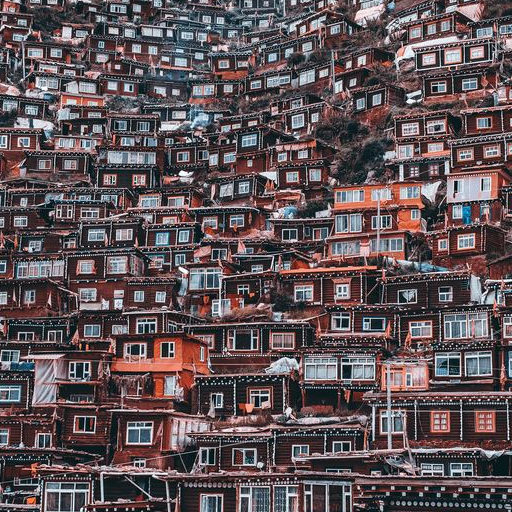
#> input picture Images/container.png, 512 x 512 px, found by its file name
$ python image_per_n_high_bit.py
#> lines starting #> are read from the running program, lines starting #| are printed output that depends on the picture
### steganography.py
#!/usr/bin/python3
import cv2
import numpy as np
import click

class Steganography:
  def __init__(self, imageColorBits = 8):
    # Assume Images have 8 bit to store colors
    self.imageColorBits = imageColorBits

  def compress_image(self, image, setLowOrder = False, numberOfBits = 4):
    """Compress image by removing low-order bits"""
    numberOfBits = self.imageColorBits - numberOfBits
    imageShiftedRight = np.right_shift(image, numberOfBits)
    if not setLowOrder: return np.left_shift(imageShiftedRight, numberOfBits)
    else: return imageShiftedRight

  # [15 lines left out: functions encode_images, decode_image, not called in this run]


# [48 lines that do not run on import are left out]

  # [6 lines of commented-out code are left out]


### image_per_n_high_bit.py
import cv2
import numpy as np
from steganography import Steganography
from tqdm import tqdm

image = cv2.imread('images/container.png')
#> image is the input picture: shape (512, 512, 3); mean B, G, R 87, 83.7, 95.9
s = Steganography()

for i in tqdm(range(9)):
  output = s.compress_image(image=image, numberOfBits = i)
  cv2.imwrite(f"images/extracted_images/image using {i} bit.png", output)
#> this loop made 9 passes
#> pass 2, in compress_image (call 2), `imageShiftedRight = np.right_shift(image, numberOfBits)`:
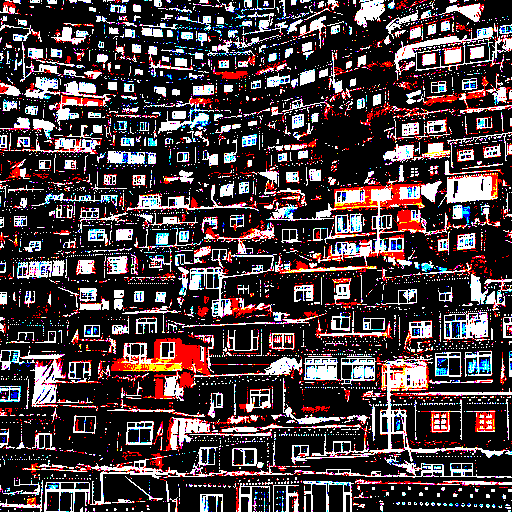
#> imageShiftedRight: shape (512, 512, 3); mean B, G, R 0.25, 0.237, 0.297; drawn with 1 as white
#> pass 2, `output = s.compress_image(image=image, numberOfBits = i)`:
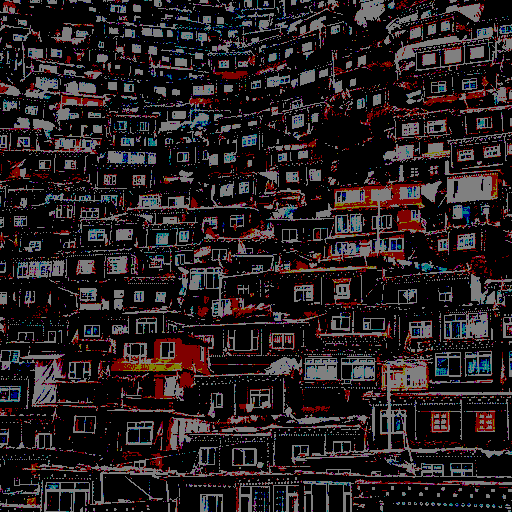
#> output: shape (512, 512, 3); mean B, G, R 32, 30.4, 38

$ run again, with Images/coded.png copied over Images/container.png
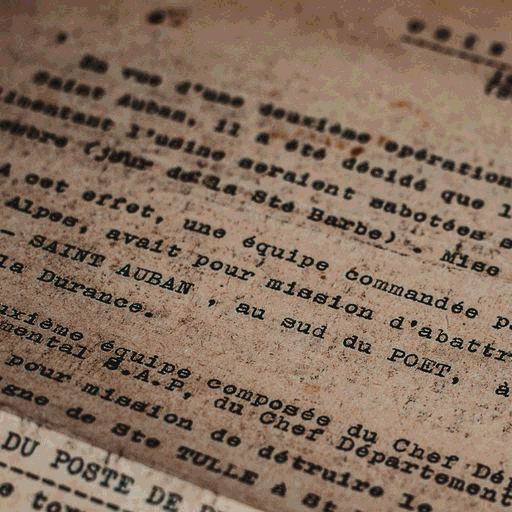
#> input picture Images/coded.png, 512 x 512 px, found by its file name
#> image is the input picture: shape (512, 512, 3); mean B, G, R 92.4, 109.5, 132.2
#> the loop `for i in tqdm(range(9)):` made 9 passes
#> pass 2, in compress_image (call 2), `imageShiftedRight = np.right_shift(image, numberOfBits)`:
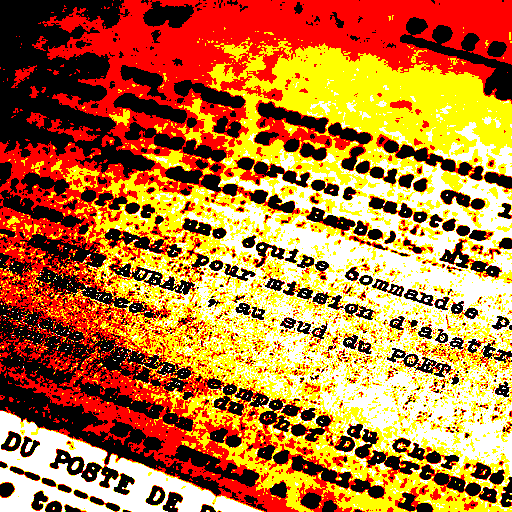
#> imageShiftedRight: shape (512, 512, 3); mean B, G, R 0.209, 0.467, 0.729; drawn with 1 as white
#> pass 2, `output = s.compress_image(image=image, numberOfBits = i)`:
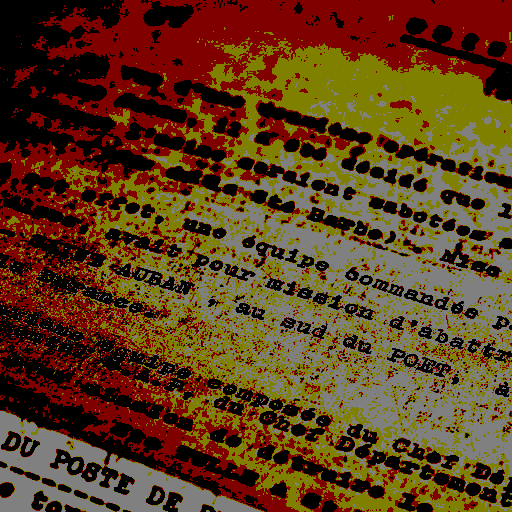
#> output: shape (512, 512, 3); mean B, G, R 26.8, 59.8, 93.3

$ run again, with Images/montage.png copied over Images/container.png
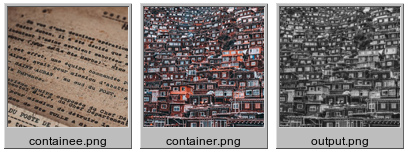
#> input picture Images/montage.png, 408 x 152 px, found by its file name
#> image is the input picture: shape (152, 408, 3); mean B, G, R 124.3, 127.5, 135.7
#> the loop `for i in tqdm(range(9)):` made 9 passes
#> pass 2, in compress_image (call 2), `imageShiftedRight = np.right_shift(image, numberOfBits)`:
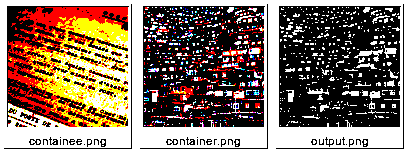
#> imageShiftedRight: shape (152, 408, 3); mean B, G, R 0.39, 0.448, 0.529; drawn with 1 as white
#> pass 2, `output = s.compress_image(image=image, numberOfBits = i)`:
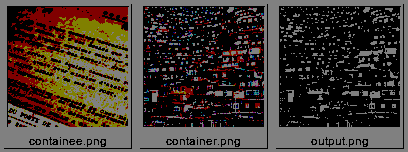
#> output: shape (152, 408, 3); mean B, G, R 49.9, 57.3, 67.7
